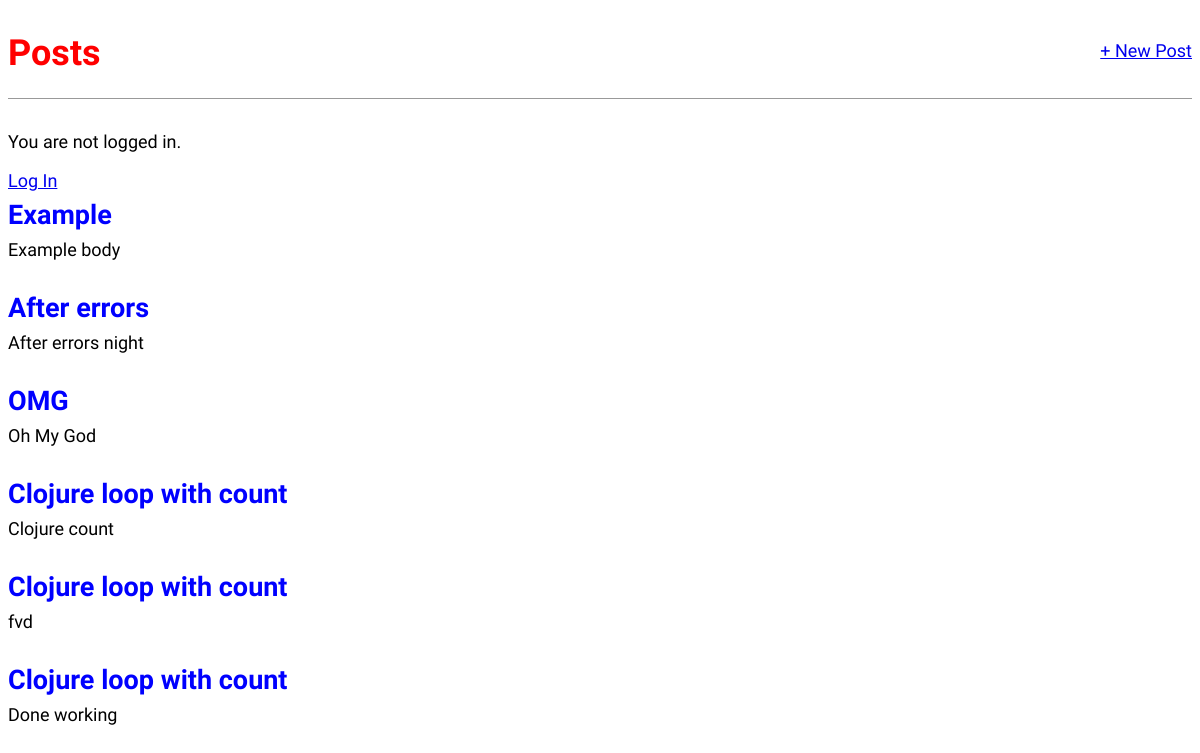
The app's page /, older data.
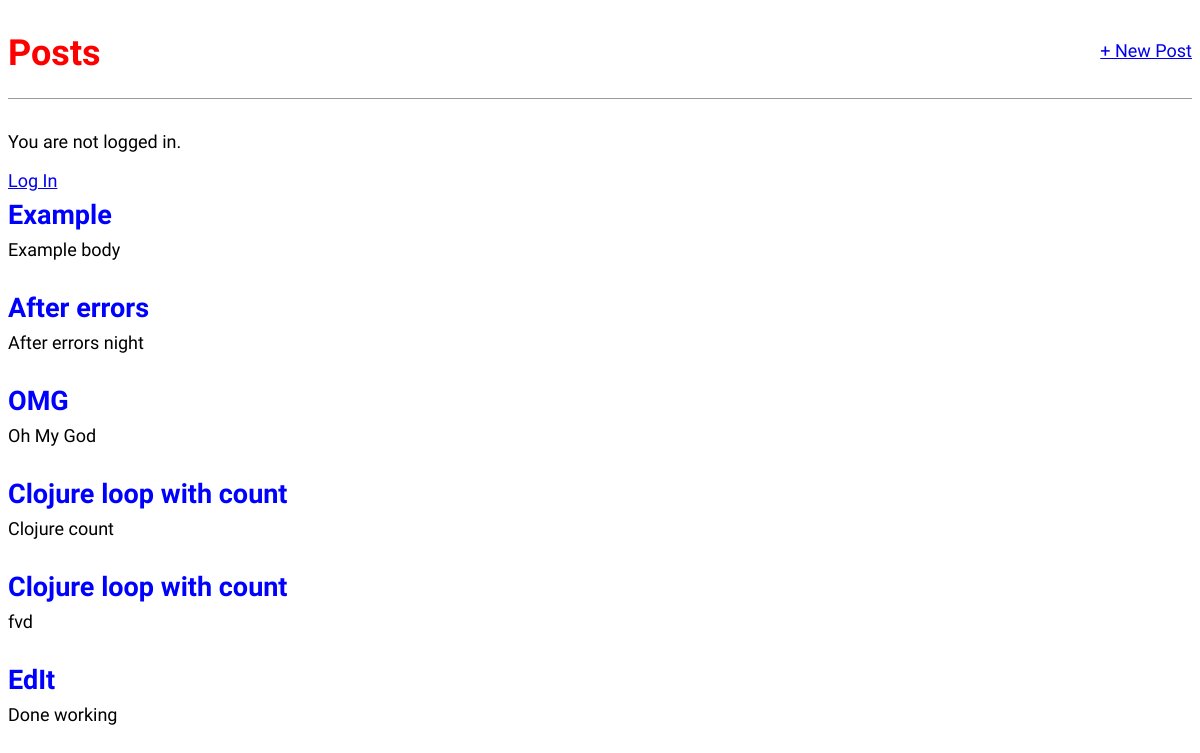
The same page, newer data.
### hippo/models.py (models this page shows, shortened)
class Post(models.Model):
    title = models.CharField(max_length=200)
    body = models.TextField()

### hippo/views.py (the view)
# urls.py: path('', HomePageView.as_view(), name='home'),
class HomePageView(ListView):
    template_name = "home.html"
    model = Post
    context_object_name = "posts"

### templates/home.html
{% extends 'base.html' %}
{% block content %}
    {% for post in object_list %}
        <div class="post-entry">
            <h2><a href="{% url 'post_detail' post.pk %}">{{ post.title }}</a></h2>
            <p class="body"> {{ post.body }}</p>
        </div>
    {% endfor %}
{% endblock content %}

Row changes from the older to the newer data that the page shows:
changed Post "Done working": title "Clojure loop with count" → "EdIt"
